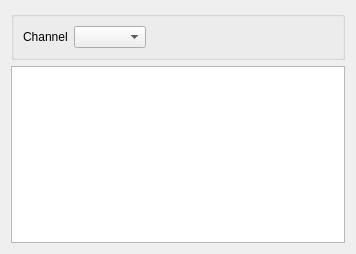
<?xml version="1.0" encoding="UTF-8"?>
<ui version="4.0">
 <class>SourcesWidget</class>
 <widget class="QWidget" name="SourcesWidget">
  <property name="geometry">
   <rect>
    <x>0</x>
    <y>0</y>
    <width>356</width>
    <height>254</height>
   </rect>
  </property>
  <property name="windowTitle">
   <string>Form</string>
  </property>
  <layout class="QVBoxLayout" name="verticalLayout">
   <item>
    <widget class="QGroupBox" name="groupBox">
     <property name="title">
      <string/>
     </property>
     <layout class="QHBoxLayout" name="horizontalLayout">
      <item>
       <widget class="QLabel" name="label">
        <property name="sizePolicy">
         <sizepolicy hsizetype="Fixed" vsizetype="Preferred">
          <horstretch>0</horstretch>
          <verstretch>0</verstretch>
         </sizepolicy>
        </property>
        <property name="text">
         <string>Channel</string>
        </property>
       </widget>
      </item>
      <item>
       <widget class="QComboBox" name="m_channel">
        <property name="toolTip">
         <string>Select channel</string>
        </property>
       </widget>
      </item>
      <item>
       <spacer name="horizontalSpacer">
        <property name="orientation">
         <enum>Qt::Horizontal</enum>
        </property>
        <property name="sizeHint" stdset="0">
         <size>
          <width>195</width>
          <height>20</height>
         </size>
        </property>
       </spacer>
      </item>
     </layout>
    </widget>
   </item>
   <item>
    <widget class="QTreeView" name="m_view"/>
   </item>
  </layout>
 </widget>
 <resources/>
 <connections/>
</ui>
